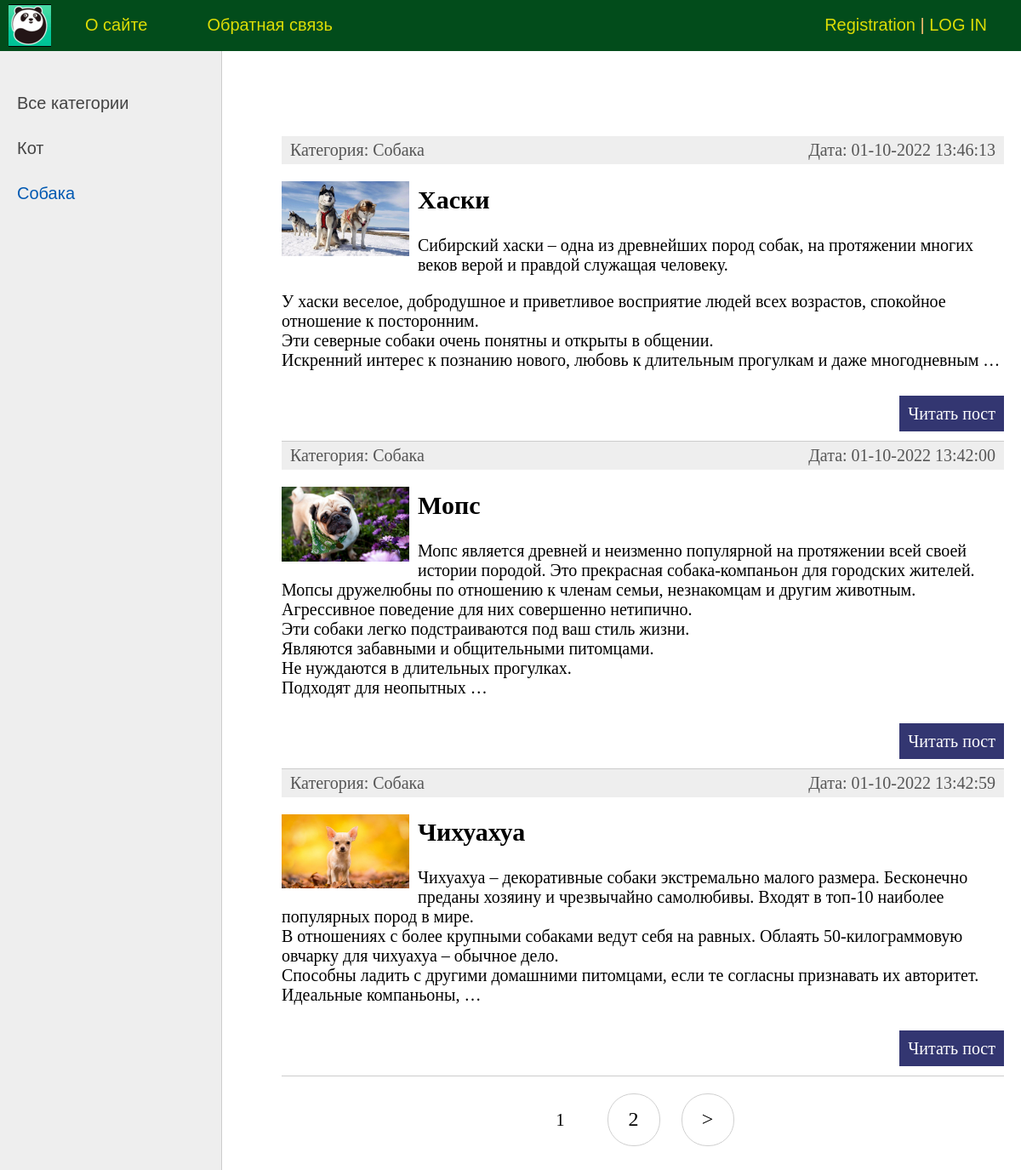
/category/sobaka/, run on the app's committed database.
### animals/models.py (models this page shows, shortened)
class Category(models.Model):
    name = models.CharField(max_length=100, db_index=True, verbose_name='CATEGORY')
    slug = models.SlugField(max_length=255, unique=True, db_index=True, verbose_name="URL")
    def __str__(self):
            return self.name
    def get_absolute_url(self):
        return reverse("category", kwargs={'cat_slug': self.slug})
    class Meta:
        verbose_name = "Category"
        verbose_name_plural = "Categories"
        ordering = ['id']

class Animals(models.Model):
    title = models.CharField(max_length=255, verbose_name="Title")
    slug = models.SlugField(max_length=255, unique=True, db_index=True, verbose_name="URL Slug")
    content = models.TextField(blank=True, verbose_name="Text article")
    photo = models.ImageField(upload_to="photos/%Y/%m/%d/", verbose_name="Picture")
    time_create = models.DateTimeField(auto_now_add=True, verbose_name="Time_created")
    time_update = models.DateTimeField(auto_now=True, verbose_name="Time_updated")
    is_published = models.BooleanField(default=True, verbose_name="Is_published")
    cat = models.ForeignKey("Category", on_delete=models.PROTECT, verbose_name="Category", null=True)
    def get_absolute_url(self):
        return reverse("post", kwargs={"post_slug": self.slug})
    class Meta:
        verbose_name = "Popular animal"
        verbose_name_plural = "Popular animals"
        ordering = ['id']

### animals/views.py (the view)
# urls.py: path('category/<slug:cat_slug>/', AnimalsCategory.as_view(), name='category'),
class AnimalsCategory(DataMixin,ListView):
    model = Animals
    template_name = 'animals/index.html'
    context_object_name = 'posts'
    allow_empty = False
    def get_queryset(self):
        return Animals.objects.filter(cat__slug=self.kwargs['cat_slug'],is_published=True).select_related('cat')
    def get_context_data(self, *, object_list=None, **kwargs):
        context = super().get_context_data(**kwargs)
        c = Category.objects.get(slug=self.kwargs['cat_slug'])
        c_def = self.get_user_context(title='Category - ' + str(c.name),
                                      cat_selected=c.pk)
        return dict(list(context.items()) + list(c_def.items()))

### animals/templatetags/animals_tags.py (called while the page is built)
@register.simple_tag(name='getcats')
def get_categories(filter=None):
    if not filter:
        return Category.objects.all()
    else:
        return Category.objects.filter(pk=filter)

### animals/utils.py (called while the page is built)
    def get_user_context(self, **kwargs):
        context = kwargs
        cats = cache.get('cats')
        if not cats:
            cats = Category.objects.annotate(Count('animals'))
            cache.set('cats', cats, 60)
        user_menu = menu.copy()
        if not self.request.user.is_authenticated:
            user_menu.pop(1)
        context['menu'] = user_menu
        context['cats'] = cats
        if 'cat_selected' not in context:
            context['cat_selected'] = 0
        return context

### animals/templates/animals/index.html (shortened to what this page needs)
{% extends 'animals/base.html' %}
{% block content %}
<ul class="list-articles">
	{% for p in posts %}
			<li><div class="article-panel">
	<p class="first">Категория: {{p.cat}}</p>
	<p class="last">Дата: {{p.time_update|date:"d-m-Y H:i:s"}}</p>
</div>
	{% if p.photo%}
	<p> <img class="img-article-left thumb" src="{{p.photo.url}}" alt=""></p>
	{%endif %}
				<h2>{{p.title}}</h2>
	{% autoescape on %}
	{{p.content|linebreaks|truncatewords:50}}
	{% endautoescape %}
			<p class="link-read-post"><a href="{{ p.get_absolute_url }}">Читать пост</a></p>
			</li>
	{% endfor %}
</ul>
{% endblock content %}

### animals/templates/animals/base.html (shortened to what this page needs)
{% load static %}
{% load animals_tags %}
<!DOCTYPE html>
<html>
<head>
	<link type="text/css" href="{% static 'animals/css/styles.css' %}" rel="stylesheet" />
</head>
<body>
<table class="table-page" border=0 cellpadding="0" cellspacing="0">
<tr><td valign=top>
{% block mainmenu %}
		<div class="header">
			<ul id="mainmenu" class="mainmenu">
			<li class="logo"><a href="{% url 'home' %}"><div class="logo"></div></a></li>
{% for m in menu %}
			<li><a href="{% url m.url_name %}">{{m.title}}</a></li>
{% endfor %}
				{% if request.user.is_authenticated %}
				<li class="last">{{user.username}}<a href="{% url 'logout' %}">|LOG OUT</a></li>
				{% else %}
				<li class="last"><a href="{% url 'register' %}">Registration</a> | <a href="{% url 'login' %}">LOG IN</a></li>
				{% endif %}
			</ul>
		</div>
{% endblock mainmenu %}
<table class="table-content" border=0 cellpadding="0" cellspacing="0">
<tr>
	<td valign="top" class="left-chapters">
	<ul id="leftchapters">
		{% if cat_selected == 0 %}
		<li class="selected">Все категории</li>
{% else %}
		<li><a href="{% url 'home' %}">Все категории</a></li>
{% endif %}
{% for c in cats %}
{% if c.animals__count > 0 %}
		{% if c.pk == cat_selected %}
		<li class="selected">{{c.name}}</li>
		{% else %}
		<li><a href="{{ c.get_absolute_url}}">{{c.name}}</a></li>
		{% endif%}
{% endif%}
{% endfor %}
	</ul>
</td>
<td valign="top" class="content">
	<div class="content-text">
{% block content %}
{% endblock %}
{% if page_obj.has_other_pages%}
<nav class="list-pages">
	<ul>
		{% for p in paginator.page_range %}
		{% if  page_obj.number == p %}
		<li class="page-num page-num-selected">{{ p }}</li>
		{% elif p >= page_obj.number|add:-2 and p <= page_obj.number|add:2 %}
		<li class="page-num">
			<a href="?page={{ p }}">{{ p }}</a>
		</li>
		{% endif %}
		{% endfor %}
		{% if page_obj.has_next %}
		<li class="page-num">
		<a href="?page={{page_obj.next_page_number }}">&gt;</a>
		</li>
		{% endif %}
	</ul>
</nav>
{% endif %}
	</div>
</td></tr></table>
</td></tr>
</body>
</html>

### animals/static/animals/css/styles.css (style rules this page uses)
html, body { font-family: 'Arial'; margin: 0; padding: 0; height: 100%; width: 100%; color: #444; }
a { color: #0059b2; text-decoration: none; }
img { max-width: 600px; height: auto; }
img.img-article-left { max-width: 500px; height: auto; float: left; padding: 0 10px 10px 0; }
img.img-article-left.thumb { max-width: 150px; height: auto; }
p.link-read-post { text-align: right; }
p.link-read-post a { padding: 10px; min-width: 100px; background: #333671; color: #fff; text-decoration: none; }
div.article-panel { background: #eee; padding: 5px 10px 5px 10px; box-sizing: border-box; overflow: hidden; color: #555; }
div.article-panel p.first { margin: 0; float: left; }
div.article-panel p.last { margin: 0; float: right; }
ul.list-articles { list-style: none; margin: 0; padding: 0; }
ul.list-articles li { border-bottom: 1px solid #ccc; }
.table-page { width: 100%; height: 100%; vertical-align: top; }
.table-page tr { height: 100%; }
.header { background: #024c1b; height: 60px; }
.logo { background: url('../images/logo.png') no-repeat 10px 5px; width: 70px; height: 60px; }
ul.mainmenu { list-style: none; margin: 0; padding: 0; height: 60px; color: #fdc073; font-size: 20px; overflow: hidden; }
ul.mainmenu li { float: left; margin: 18px 40px 0 30px; }
ul.mainmenu li.logo { margin: 0; }
ul.mainmenu li.last { float: right; }
ul.mainmenu li a { color: #dddd06; text-decoration: none; }
.table-content { width: 100%; min-height: 100%; height: 100%; }
.left-chapters { margin: 0; background: #eee; border-right: 1px solid #ccc; min-height: 100%; }
.left-chapters ul { width: 230px; min-height: 100%; margin: 0; padding: 20px 10px 10px 20px; list-style: none; font-size: 20px; }
.left-chapters ul li { margin: 30px 0 0 0; color: #999; }
.left-chapters ul li.selected { color: #0059b2; }
.left-chapters ul li a { color: #444; text-decoration: none; }
.content { padding: 40px 20px 20px 40px; width: 100%; box-sizing: border-box; }
.content-text { margin: 60px 0 0 30px; color: #000; font-size: 20px; font-family: Yandex Sans Display Light; }
.list-pages { text-align: center; margin: 0 0 20px 0; }
.list-pages ul { margin: 20px 0 0 0; padding: 0; list-style: none; }
.list-pages ul li { display: inline-block; margin: 0 20px 0 0; }
.list-pages a { color: #000; font-size: 24px; text-decoration: none; }
.list-pages .page-num, .page-num-selected { display: inline-block; width: 60px; height: 44px; padding: 16px 0 0 0; border: 1px solid #d0d0d0; border-radius: 30px; }
.list-pages .page-num-selected { border: none; color: #000; font-size: 20px; }

### data on the page
Category: name "Кот"
Category: name "Собака"
Animals: cat "Собака", time_update "01-10-2022 13:46:13", photo (picture), title "Хаски", content "Сибирский хаски – одна из древнейших пород собак, на протяжении многих веков верой и правдой служащая человеку. У хаски веселое, добродушное и приветливое восприятие людей всех возрастов, спокойное отношение к посторонним. Эти северные собаки очень понятны и открыты в общении. Искренний интерес к познанию нового, любовь к длительным прогулкам и даже многодневным …"
Animals: cat "Собака", time_update "01-10-2022 13:42:00", photo (picture), title "Мопс", content "Мопс является древней и неизменно популярной на протяжении всей своей истории породой. Это прекрасная собака-компаньон для городских жителей. Мопсы дружелюбны по отношению к членам семьи, незнакомцам и другим животным. Агрессивное поведение для них совершенно нетипично. Эти собаки легко подстраиваются под ваш стиль жизни. Являются забавными и общительными питомцами. Не нуждаются в длительных прогулках. Подходят для неопытных …"
Animals: cat "Собака", time_update "01-10-2022 13:42:59", photo (picture), title "Чихуахуа", content "Чихуахуа – декоративные собаки экстремально малого размера. Бесконечно преданы хозяину и чрезвычайно самолюбивы. Входят в топ-10 наиболее популярных пород в мире. В отношениях с более крупными собаками ведут себя на равных. Облаять 50-килограммовую овчарку для чихуахуа – обычное дело. Способны ладить с другими домашними питомцами, если те согласны признавать их авторитет. Идеальные компаньоны, …"

### other printed values
{{ m.title }} "О сайте" "Обратная связь"
{{ p }} "1"
{{ p }} "2"
